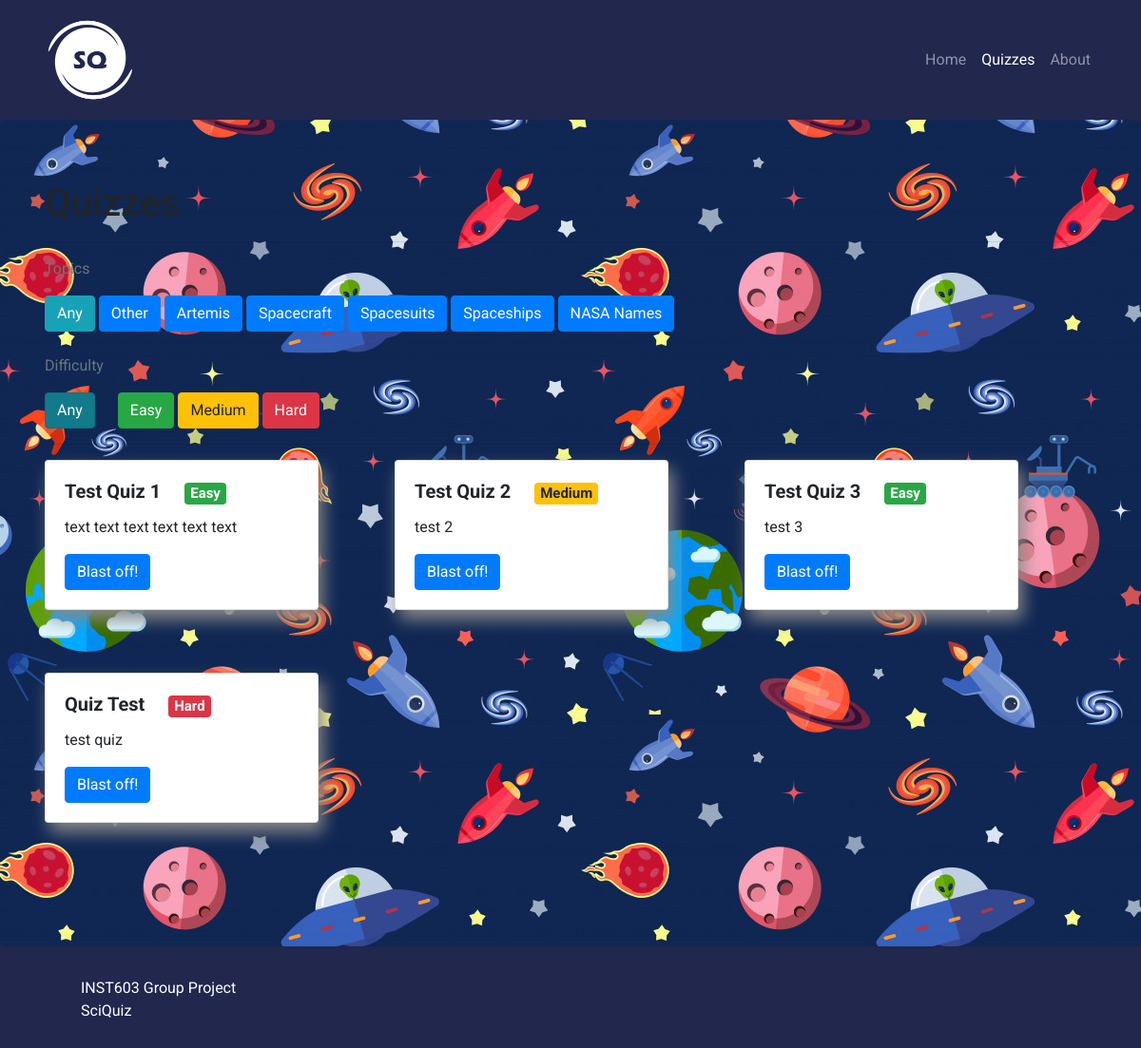
The page /quiz/ on the database as committed earlier.
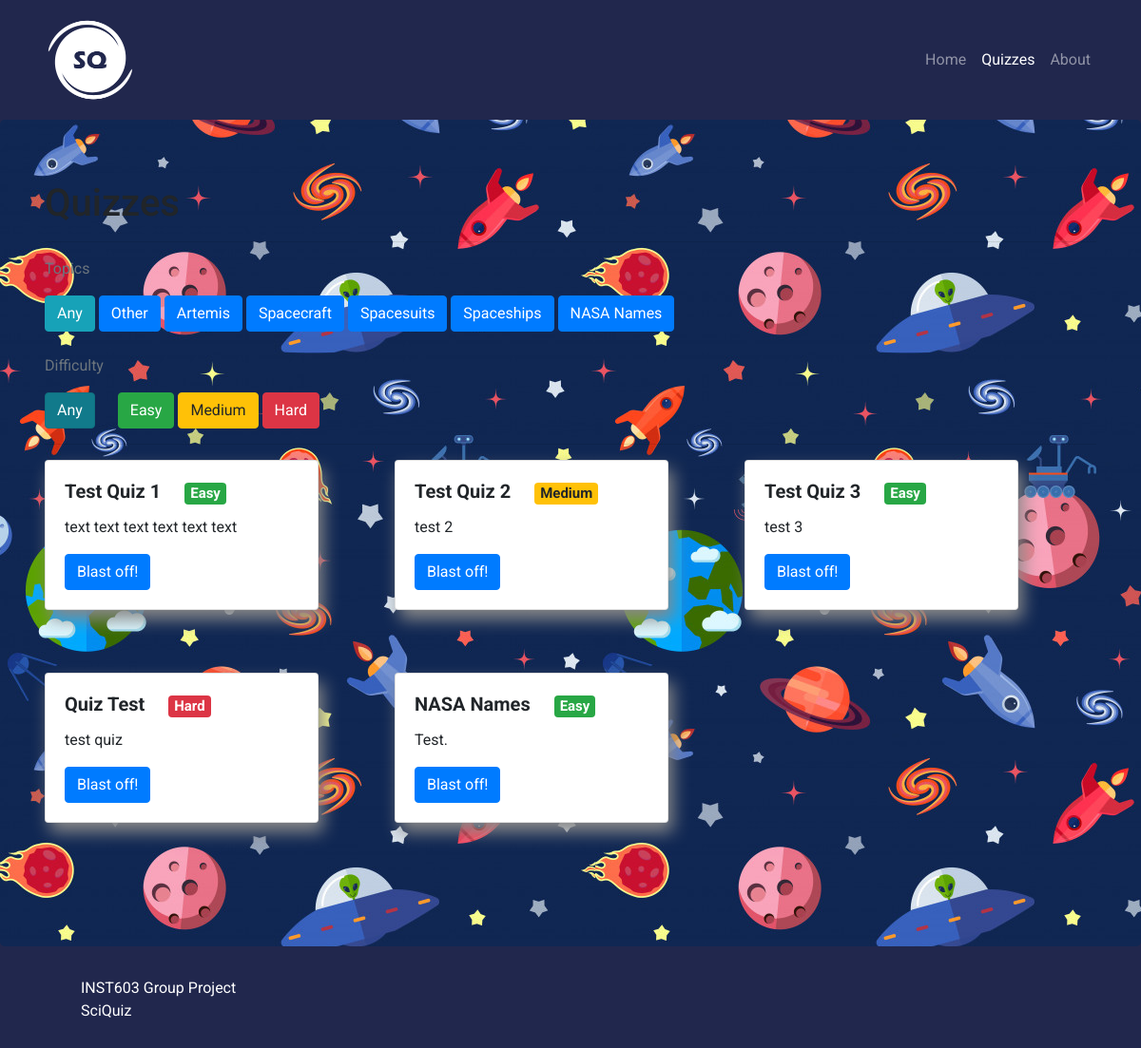
The same page on the database as committed later.
### quiz/models.py (models this page shows, shortened)
class Quiz(models.Model):
    title = models.CharField(default='',max_length=1000)
    topic = models.CharField(default='Other',max_length=100,choices=TOPICS)
    difficulty = models.CharField(default='Easy',max_length=100,choices=DIFFICULTIES)
    thumbnail = models.ImageField(default=None)
    description = models.TextField(default='')

### quiz/views.py (the view, shortened to what this page needs)
# urls.py: path('quiz/',include('quiz.urls'), name='quiz'),
def quiz(request):
    context = {}
    def filter_topics(q_set,res):
        print(res['Topic'])
        if res['Topic'] == "Any":
            return Quiz.objects.all()
        q_set = q_set.filter(topic=res['Topic'])
        return q_set
    def filter_difficulty(q_set,res):
        print(res['Difficulty'])
        if res['Difficulty'] == "Any":
            return Quiz.objects.all()
        q_set = q_set.filter(difficulty=res['Difficulty'])
        return q_set
    quizzes = Quiz.objects.all()
    res = request.POST
    context['topics'] = ["Other","Artemis","Spacecraft","Spacesuits","Spaceships","NASA Names"]
    context['quizzes'] = quizzes
    print(res)
    return render(request,"quiz.html",context)

### quiz/templates/quiz.html (shortened to what this page needs)
{% extends "base.html" %} {% block content %} {% load static %}
<div class="jumbotron">
  <div class="container">
    <h1>Quizzes</h1>
    <hr>
    <div class="filters">
      <p class="text-muted">Topics</p>
      <div class="filter filter-basic">
        <div class="filter-nav">
          <form action="" method="POST">
            <button type="submit" class="btn btn-info" value="Any" name="Topic">Any</button>
            {% for topic in topics %}
            <button type="submit" class="btn btn-primary" value="{{topic}}" name="Topic" data-filter={{topic}}>{{topic}}</button>
            {% endfor %}
            <br><br>
            <div class="difficulty">
              <div>
                <p class="text-muted">Difficulty</p>
                <div class=difficulty-nav">
                  <button id="any-filter" class="btn btn-info active" type="submit" value="Any" name="Difficulty" data-filter="all">Any</button>
                  <button class="btn btn-primary btn-success" type="submit" value="Easy" name="Difficulty" data-filter="easy">Easy</button>
                  <button class="btn btn-primary btn-warning" type="submit" value="Medium" name="Difficulty" data-filter="medium">
                    Medium
                  </button>
                  <button class="btn btn-primary btn-danger" type="submit" value="Hard" name="Difficulty" data-filter="hard">
                    Hard
                  </button>
                </div>
              </div>
            </div>
          </form>
        </div>
      </div>
    </div>
    <hr />
    <div class="row quizzes">
      {% for quiz in quizzes %}
      <div class="col-auto mb-3">
        <div class="card" style="width: 18rem">
          <div class="card-body">
            <h5 class="card-title">{{quiz.title}}
            {% if quiz.difficulty == 'Easy' %}
            <span class="badge badge-success">Easy</span>
            {% elif quiz.difficulty == 'Medium'%}
            <span class="badge badge-warning">Medium</span>
            {% elif quiz.difficulty == 'Hard'%}
            <span class="badge badge-danger">Hard</span>
            {% endif %}
            </h5>
            <p class="card-text">
              {{quiz.description}}
            </p>
            <a href="{{quiz.id}}/" class="btn btn-primary">Blast off!</a>
          </div>
        </div>
      </div>
      {% endfor %}
    </div>
  </div>
</div>
{% endblock content %}

Rows that differ between the two databases and show on the page:
added Quiz: title "NASA Names", difficulty "Easy", description "Test."
